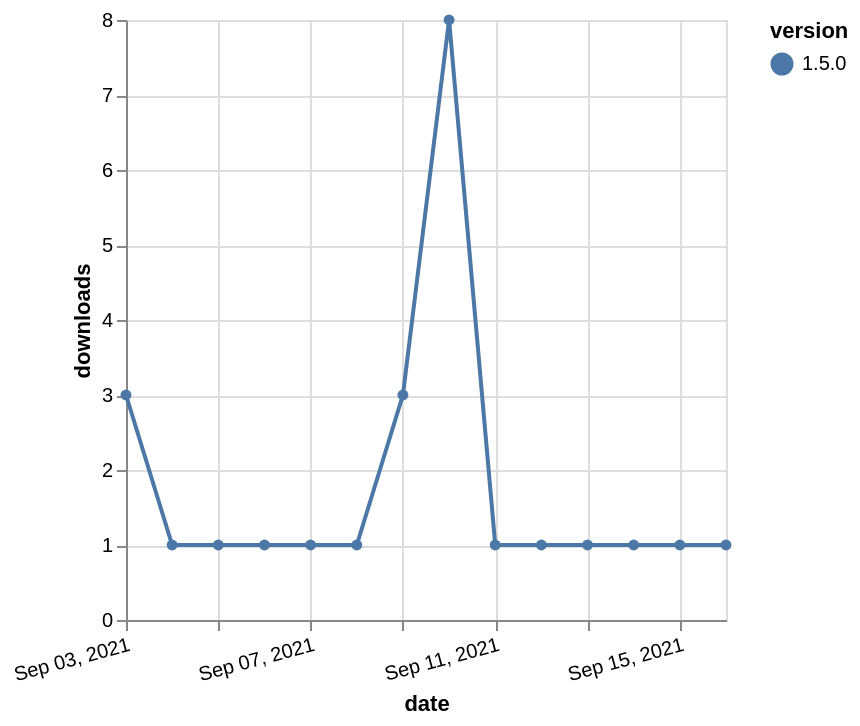

Source (Vega-Lite JSON):
### Vega-Lite specification from a JSON file in a GitHub repository (floating-point values rounded to 4 significant figures)
{"$schema": "https://vega.github.io/schema/vega-lite/v5.json", "description": "A simple bar chart with embedded data.", "data": {"values": [{"date": "2021-09-03", "total": 663, "delta": 3, "version": "1.5.0"}, {"date": "2021-09-04", "total": 664, "delta": 1, "version": "1.5.0"}, {"date": "2021-09-05", "total": 665, "delta": 1, "version": "1.5.0"}, {"date": "2021-09-06", "total": 666, "delta": 1, "version": "1.5.0"}, {"date": "2021-09-07", "total": 667, "delta": 1, "version": "1.5.0"}, {"date": "2021-09-08", "total": 668, "delta": 1, "version": "1.5.0"}, {"date": "2021-09-09", "total": 671, "delta": 3, "version": "1.5.0"}, {"date": "2021-09-10", "total": 679, "delta": 8, "version": "1.5.0"}, {"date": "2021-09-11", "total": 680, "delta": 1, "version": "1.5.0"}, {"date": "2021-09-12", "total": 681, "delta": 1, "version": "1.5.0"}, {"date": "2021-09-13", "total": 682, "delta": 1, "version": "1.5.0"}, {"date": "2021-09-14", "total": 683, "delta": 1, "version": "1.5.0"}, {"date": "2021-09-15", "total": 684, "delta": 1, "version": "1.5.0"}, {"date": "2021-09-16", "total": 685, "delta": 1, "version": "1.5.0"}]}, "width": "container", "mark": {"type": "line", "point": {"filled": true}}, "encoding": {"x": {"field": "date", "type": "temporal", "timeUnit": "yearmonthdate", "title": "date", "axis": {"labelAngle": -15}}, "y": {"field": "delta", "type": "quantitative", "title": "downloads"}, "color": {"field": "version", "type": "nominal"}, "tooltip": {"field": "delta"}}}
